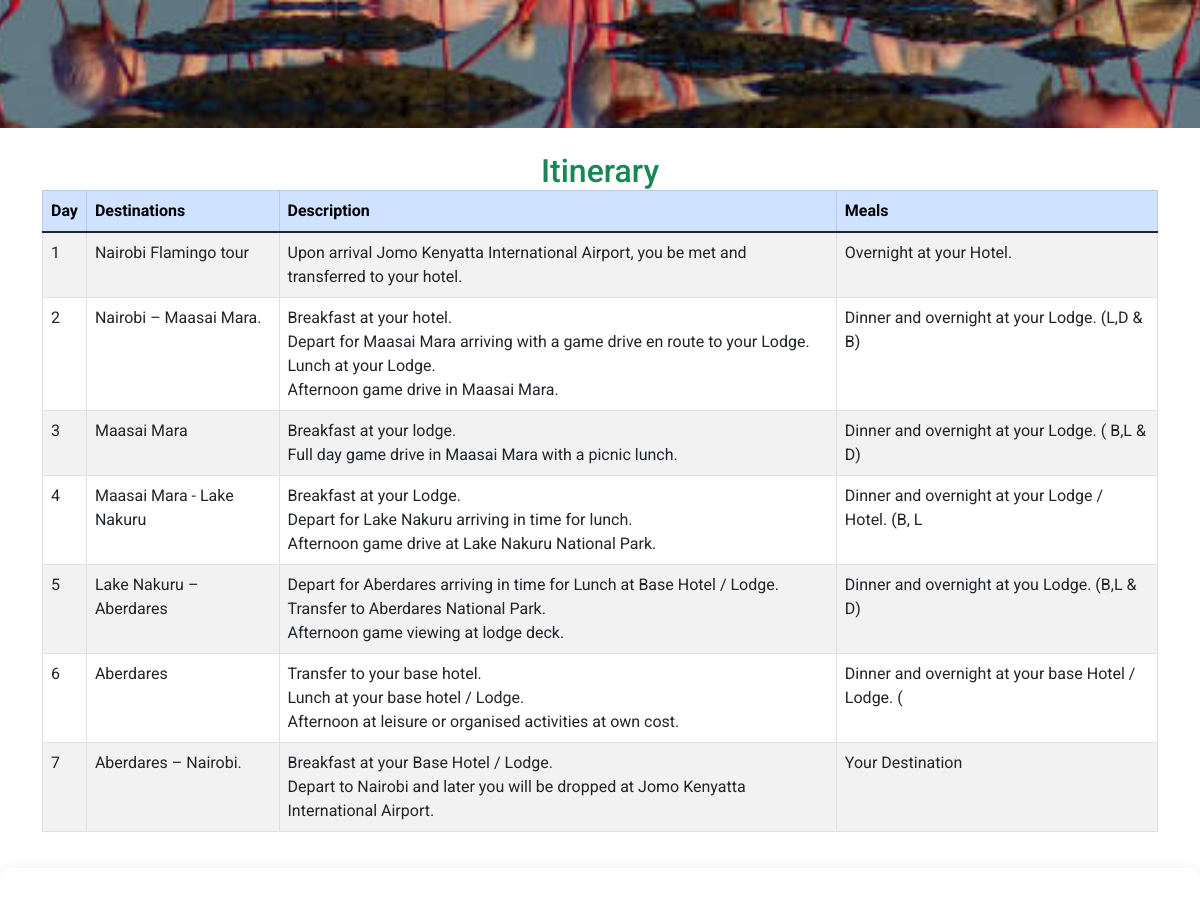
Page /book/3/ (middle part) on the earlier database version.
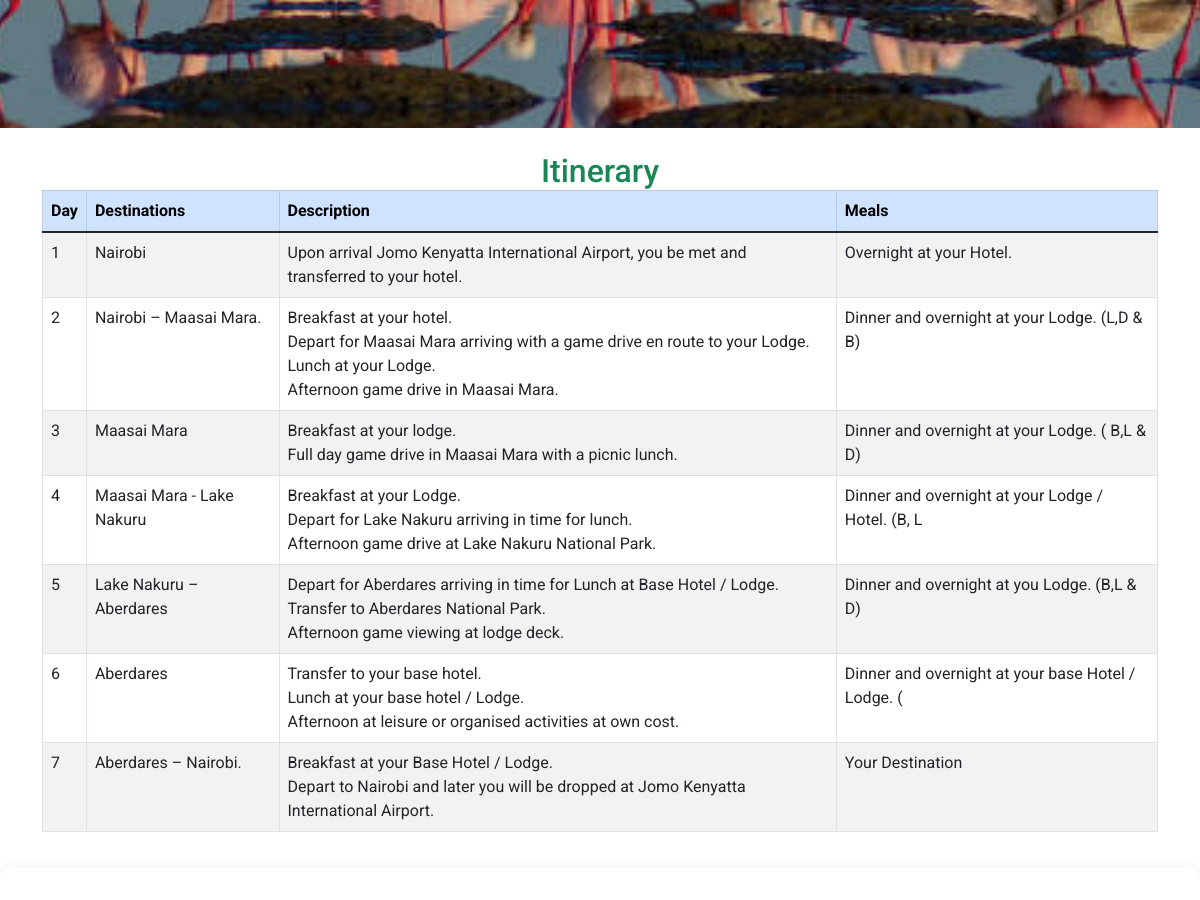
Same page on the later database version.
### tour/models.py (models this page shows, shortened)
class Itinerary(models.Model):
    name = models.ForeignKey(TourismSite, on_delete=models.CASCADE, related_name="itinerary")
    day_number = models.PositiveIntegerField()
    title = models.CharField(max_length=255)
    description = models.TextField()
    meals = models.TextField( help_text="E.g., B, L & D for Breakfast, Lunch & Dinner")
    class Meta:
        ordering = ['name']

### tour/views.py (the view, shortened to what this page needs)
# urls.py: path('book/<int:site_id>/', book, name='book'),
@csrf_exempt
def book(request, site_id):
    tourism_site = get_object_or_404(TourismSite, id=site_id)
    day_count = tourism_site.itinerary.count()
    itineraries = Itinerary.objects.filter(name=tourism_site)
    form = BookingForm()  # Correctly instantiate the form
    return render(request, 'contests.html', {
        'tourism_site': tourism_site,
        'itineraries': itineraries,
        'day_count': day_count,
        'form': form,
    })

### tour/templates/contests.html (shortened to what this page needs)
{% extends "base.html" %}
{% load static %}
{% block content %}
<div class="page-heading" style="background-image: linear-gradient(rgba(0, 0, 0, 0.1), rgba(0, 0, 0, 0.1)), url('{{ tourism_site.image.url }}');">
</div>
<div class="container mt-4">
  {% if itineraries %}
  <h2 class="text-center text-success">Itinerary</h2>
  <div class="table-responsive">
      <table class="table table-bordered table-striped table-hover">
          <thead class="table-primary">
              <tr>
                  <th>Day</th>
                  <th>Destinations</th>
                  <th>Description</th>
                  <th>Meals</th>
              </tr>
          </thead>
          <tbody>
              {% for itinerary in itineraries %}
              <tr>
                  <td>{{ itinerary.day_number }}</td>
                  <td>{{ itinerary.title }}</td>
                  <td>{{ itinerary.description|linebreaksbr }}</td>
                  <td>{{ itinerary.meals|linebreaksbr }}</td>
              </tr>
              {% endfor %}
          </tbody>
      </table>
  </div>
  {% endif %}
</div>
<div class="tour-booking" id="booking">
  </div>
{% endblock %}

Differences in the rows shown:
changed Itinerary "Overnight at your Hotel.": title "Nairobi Flamingo tour" → "Nairobi"
